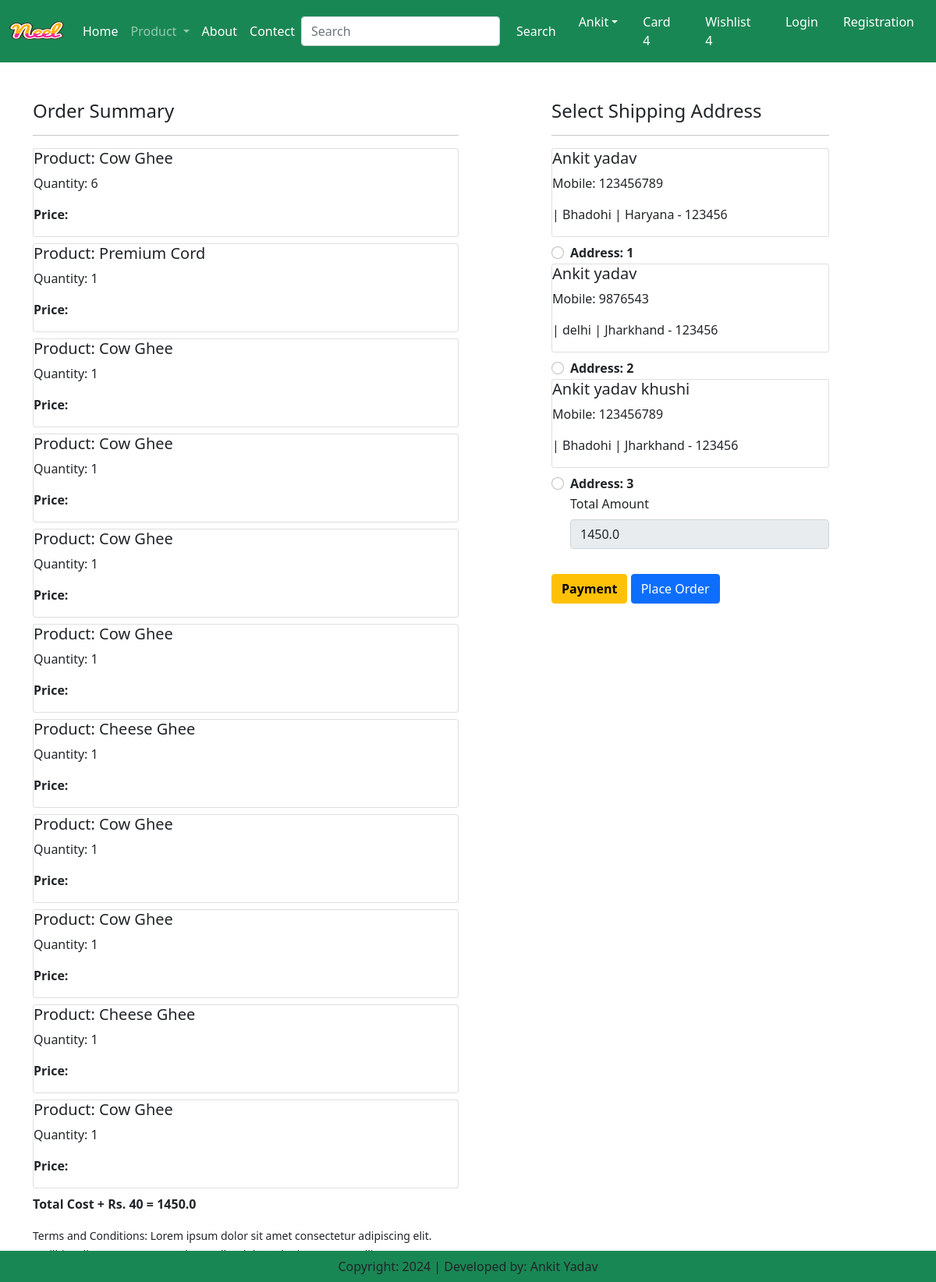
Page /checkout/ (signed in) on the committed database.
### app/models.py (models this page shows, shortened)
class Cart(models.Model):
    user = models.ForeignKey(User,on_delete=models.CASCADE)
    product= models.ForeignKey(Product,on_delete=models.CASCADE)
    quantity =  models.PositiveBigIntegerField(default=1)

class Product(models.Model):
    title = models.CharField(max_length=100)
    selling_price = models.FloatField()
    discount_price = models.FloatField()
    description = models.TextField(default='', blank=True)
    composition = models.TextField(default='', blank=True)
    prod_app = models.TextField(default='', blank=True)  # Renamed Prodapp for clarity
    category = models.CharField(choices=CATEGORY_CHOICE, max_length=2)
    product_image = models.ImageField(upload_to='product')  # Fixed typo in upload_to

class Customer(models.Model):
    user = models.ForeignKey(User, on_delete=models.CASCADE)
    name = models.CharField(max_length=200)
    location = models.CharField(max_length=200)
    city = models.CharField(max_length=50)
    mobile = models.IntegerField(default=0)
    zipcode = models.IntegerField()
    state = models.CharField(choices=STATE_CHOICE, max_length=100)

### app/views.py (the view)
# urls.py: path('checkout/',views.checkout.as_view(), name='checkout'),
class checkout(View):
    def get(self, request):
        user = request.user
        add = Customer.objects.filter(user=user)
        cart_items = Cart.objects.filter(user=user)
        famount = sum(p.quantity * p.product.discount_price for p in cart_items)
        totalamount = famount
        razoramount = int(totalamount * 100)
        client = razorpay.Client(auth=(settings.RAZOR_KEY_ID, settings.RAZOR_KEY_SECRET))
        data = {"amount": razoramount, "currency": "INR", "receipt": "order_rcptid12"}
        payment_response = client.order.create(data=data)
        order_id = payment_response.get('id')
        order_status = payment_response.get('status')
        if order_status == 'created':
            payment = Payment(
                user=user,
                amount=totalamount,
                razorpay_order_id=order_id,
                razorpay_payment_status=order_status
            )
            payment.save()
            return render(request, 'app/checkout.html', {'add': add, 'cart_items': cart_items, 'totalamount': totalamount, 'order_id': order_id})
        else:
            return render(request, 'app/checkout.html', {'add': add, 'cart_items': cart_items, 'totalamount': totalamount, 'order_id': order_id})

### app/templates/app/checkout.html (shortened to what this page needs)
{% extends 'app/base.html' %}
{% load static %}
{% block main-content %}
<div class="container">
    <div class="row mt-5">
        <div class="col-sm-6">
            <h4>Order Summary</h4>
            <hr>
            {% for item in cart_items %}
            <div class="card mb-2">
                <div class="card-body">
                    <h5>Product: {{ item.product.title }}</h5>
                    <p>Quantity: {{ item.quantity }}</p>
                    <p class="fw-bold">Price: {{ item.product.discounted_price }}</p>
                </div>
            </div>
            {% endfor %}
            <p class="fw-bold">Total Cost + Rs. 40 = {{ totalamount }}</p>
            <small>
                Terms and Conditions: Lorem ipsum dolor sit amet consectetur adipiscing elit.
                Mollitia, ullam saepe! Iure optio repellat dolor vel minus rem.
                Facilis cumque neque numquam laboriosam, accusantium adipisci nisi nihil in et quis?
            </small>
        </div>
        <div class="col-sm-4 offset-sm-1">
            <h4>Select Shipping Address</h4>
            <hr>
            <form method="POST" action="{% url 'checkout' %}" id="myform">
                {% for ad in add %}
                <div class="card mb-2">
                    <div class="card-body">
                        <h5>{{ ad.name }}</h5>
                        <p>Mobile: {{ ad.mobile }}</p>
                        <p>{{ ad.locality }} | {{ ad.city }} | {{ ad.state }} - {{ ad.zipcode }}</p>
                    </div>
                </div>
                <div class="form-check mt-2">
                    <input class="form-check-input" type="radio" name="custid" id="custadd{{ forloop.counter }}"
                        value="{{ ad.id }}">
                    <label class="form-check-label fw-bold" for="custadd{{ forloop.counter }}">
                        Address: {{ forloop.counter }}
                    </label>
                </div>
                {% endfor %}
                <div class="form-check mb-3">
                    <label for="totamount" class="form-label">Total Amount</label>
                    <input type="number" class="form-control" name="totamount" value="{{ totalamount }}" readonly>
                </div>
                <button id="rzp-button1" type="submit" class="btn btn-warning mt-3 fw-bold my-5">Payment</button>
                <a href="{% url 'payment' %}" class="btn btn-primary my-5 mt-3">Place Order</a>
            </form>
        </div>
    </div>
</div>
{% endblock main-content %}

### app/static/app/css/style.css (style rules this page uses)
.card-body { padding: 0px; margin: 0px; }
.btn-warning { transition: background-color 0.3s ease-in-out, color 0.3s ease-in-out, transform 0.2s ease-in-out; }

### rows in the picture
Cart: product "Cow Ghee", quantity "6"
Cart: product "Premium Cord", quantity "1"
Cart: product "Cow Ghee", quantity "1"
Cart: product "Cow Ghee", quantity "1"
Cart: product "Cow Ghee", quantity "1"
Cart: product "Cow Ghee", quantity "1"
Cart: product "Cheese Ghee", quantity "1"
Cart: product "Cow Ghee", quantity "1"
Cart: product "Cow Ghee", quantity "1"
Cart: product "Cheese Ghee", quantity "1"
Cart: product "Cow Ghee", quantity "1"
Customer: name "Ankit yadav", mobile "123456789", city "Bhadohi", state "Haryana", zipcode "123456"
Customer: name "Ankit yadav", mobile "9876543", city "delhi", state "Jharkhand", zipcode "123456"
Customer: name "Ankit yadav khushi", mobile "123456789", city "Bhadohi", state "Jharkhand", zipcode "123456"

### other values in the picture
{{ totalamount }} "1450.0"
